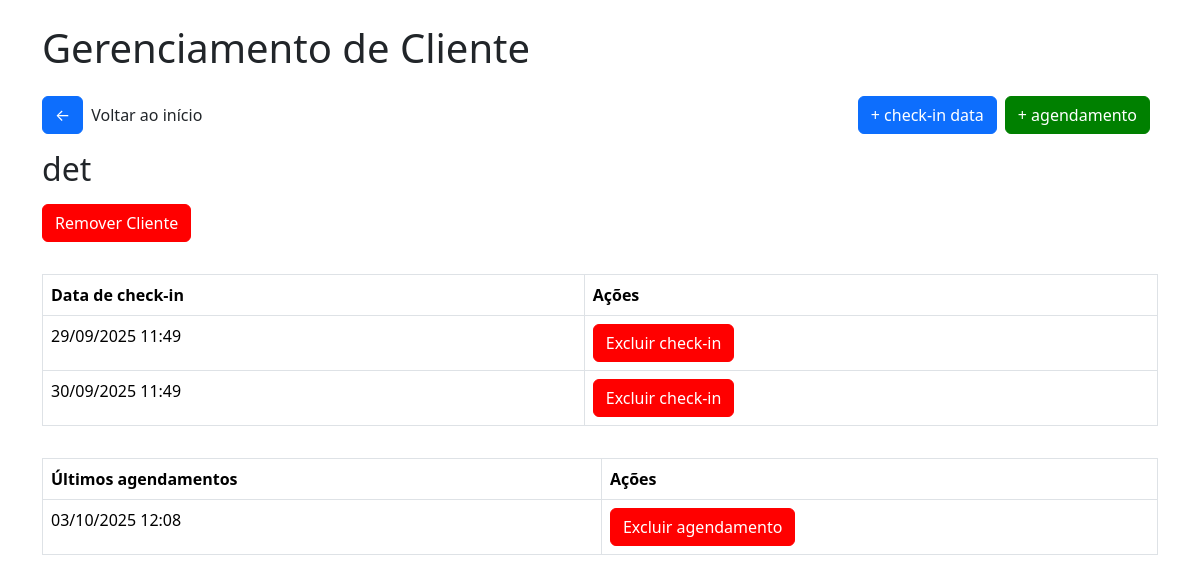
The page /clientedetox/1 on the database as committed earlier.
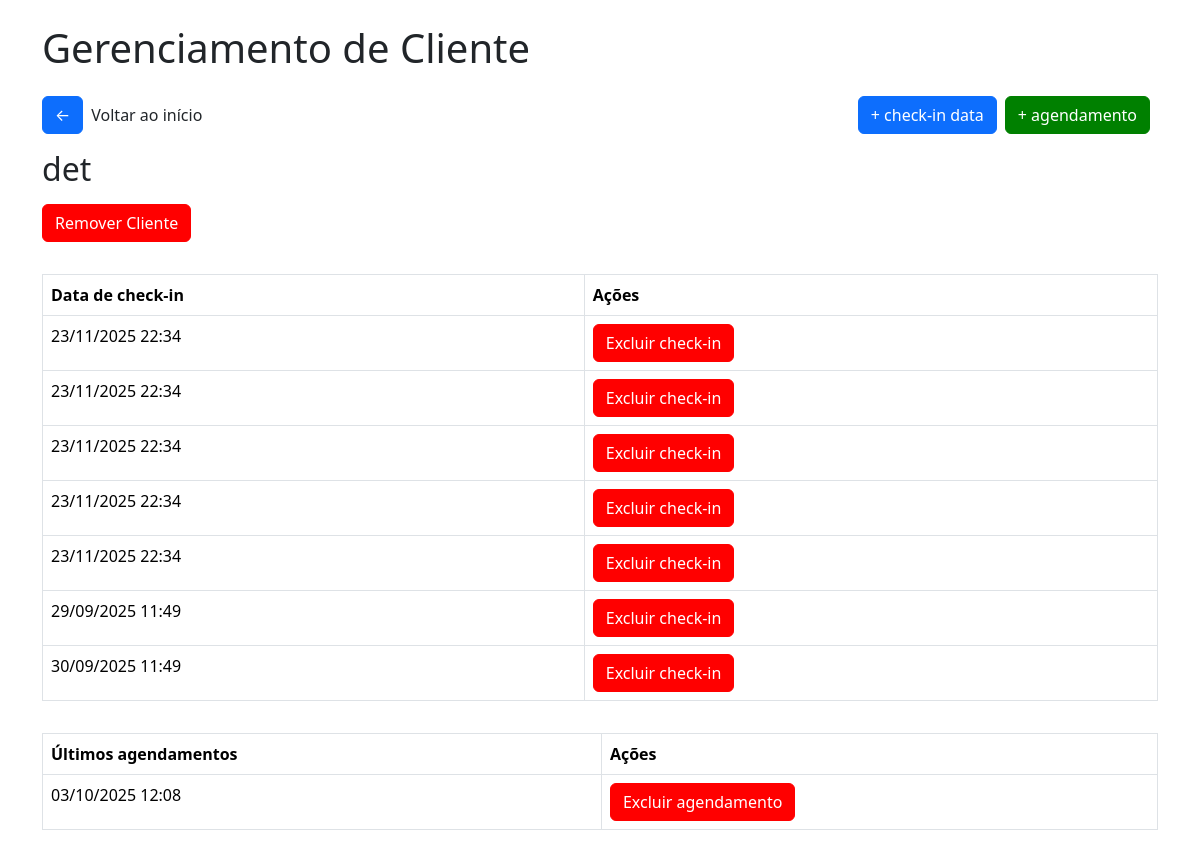
The same page on the database as committed later.
### tables this page shows
CREATE TABLE checkin_detox (
        id INTEGER PRIMARY KEY AUTOINCREMENT,
        cliente_id INTEGER,
        data DATETIME,
        FOREIGN KEY(cliente_id) REFERENCES clientes(id)
    );

CREATE TABLE historico_agendamento_detox (
        id INTEGER PRIMARY KEY AUTOINCREMENT,
        cliente_id INTEGER,
        data DATETIME,
        FOREIGN KEY(cliente_id) REFERENCES clientes(id)
    );

### app/views/detox.py (the view)
@app.route('/clientedetox/<int:cliente_id>')
def cliente_detox(cliente_id):
    conn = get_db_connection()
    cliente = conn.execute("SELECT * FROM cliente_detox WHERE id = ?", (cliente_id,)).fetchone()
    checkins = conn.execute("SELECT * FROM checkin_detox WHERE cliente_id = ? ORDER BY data ASC", (cliente_id,))
    agendamentos = conn.execute("SELECT * FROM historico_agendamento_detox WHERE cliente_id = ? ORDER BY data ASC", (cliente_id,))
    return render_template('detox/cliente_detox.html', cliente=cliente, checkins=checkins, agendamentos=agendamentos)

### app/model/model.py (called while the page is built)
def get_db_connection():
    conn = sqlite3.connect('checkins.db')
    conn.row_factory = sqlite3.Row
    return conn

### app/templates/detox/cliente_detox.html (shortened to what this page needs)
<!DOCTYPE html>
<html lang="pt-br">
<head>
    <link href="https://cdn.jsdelivr.net/npm/bootstrap@5.3.2/dist/css/bootstrap.min.css" rel="stylesheet">
    <link rel="stylesheet" href="{{url_for('static', filename='css/style.css')}}">
    <link rel="stylesheet" href="{{url_for('static', filename='css/modal.css')}}">
</head>
<body>
    <div class="container">
        <h1 class="mb-4">
            Gerenciamento de Cliente
        </h1>
        <div class="box-btn-home">
            <div class="box"><a href="/detox" class="btn btn-primary btn-home">&#x2190</a>
            <p>Voltar ao início</p></div>
            <div class="box">
                <a href="/adcheckindatadetox/{{cliente.id}}" class="btn btn-primary btn-home">+ check-in data</a>
                <a href="/adicionaragendamentodetox/{{cliente.id}}" class="btn btn-primary btn-home green">+ agendamento</a>
            </div>
        </div>
        <h2 class="mb-3">
            {{cliente.nome}}
        </h2>
        <button class="btn btn-primary btn-remover" id="openModal">Remover Cliente</button>
        <table class="table table-bordered table-checkin">
            <thead>
                <tr>
                <th>Data de check-in</th>
                <th>Ações</th>
                </tr>
            </thead>
            <tbody>
                {% for checkin in checkins %}
                <tr>
                <td>{{ checkin.data }}</td>
                <td><a href="/excluircheckindetox/{{checkin.id}}" class="btn btn-primary btn-remover excludecheckin">Excluir check-in</a></td>
                </tr>
                {% endfor %}
            </tbody>
        </table>
        <table class="table table-bordered table-checkin">
            <thead>
                <tr>
                <th>Últimos agendamentos</th>
                <th>Ações</th>
                </tr>
            </thead>
            <tbody>
                {% for a in agendamentos %}
                <tr>
                <td>{{ a.data }}</td>
                <td><a href="/excluiragendamentodetox/{{a.id}}" class="btn btn-primary btn-remover excludecheckin">Excluir agendamento</a></td>
                </tr>
                {% endfor %}
            </tbody>
        </table>
</body>
</html>

Rows that differ between the two databases and show on the page:
added checkin_detox: data "23/11/2025 22:34"
added checkin_detox: data "23/11/2025 22:34"
added checkin_detox: data "23/11/2025 22:34"
added checkin_detox: data "23/11/2025 22:34"
added checkin_detox: data "23/11/2025 22:34"
